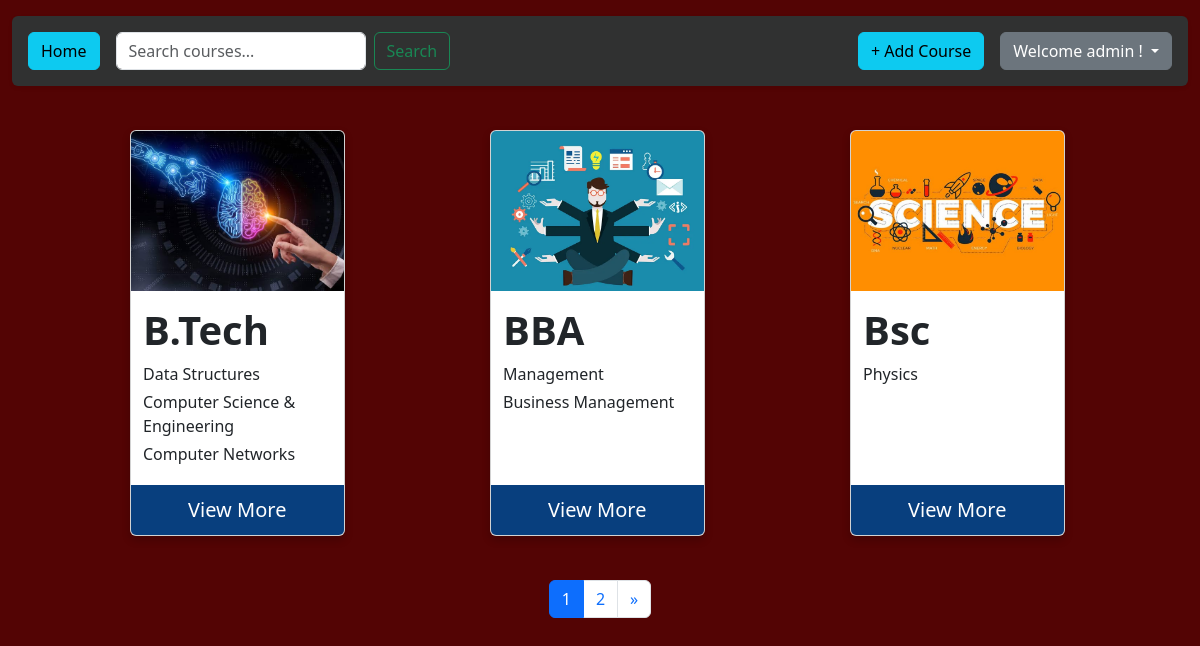
The app's page /courses/ (signed in), older data.
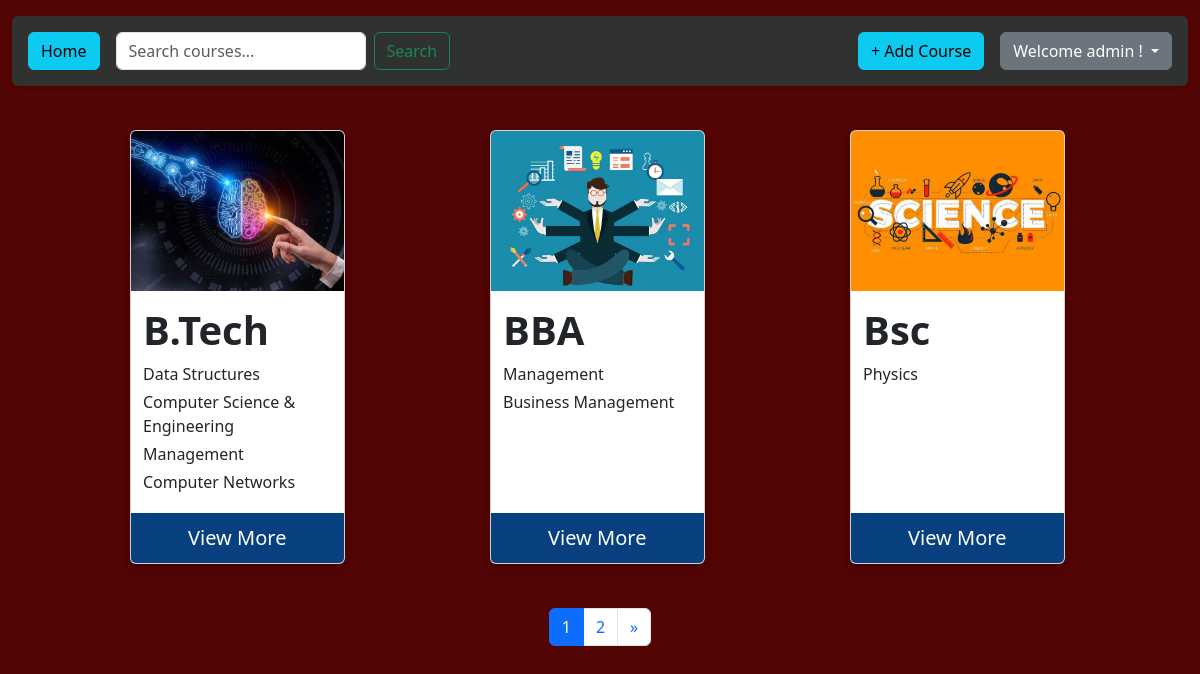
The same page, newer data.
### cards/models.py (models this page shows, shortened)
class Course(models.Model):
    statuschoices=[
         ("active","ACTIVE"),
         ("inactive","INACTIVE")
    ]
    course_name=models.CharField(max_length=50,unique=True)
    subjects=models.ManyToManyField(Subject,related_name="courses")
    image=models.ImageField(upload_to="course/")
    status=models.CharField(
         choices=statuschoices,
         default="active"
    )
    created_at=models.DateTimeField(auto_now_add=True)
    updated_at=models.DateTimeField(auto_now=True)
    description=models.TextField()

class Subject(models.Model):
    subject=models.CharField(max_length=50)
    def __str__(self):
        return f"{self.subject}"

### cards/views.py (the view)
# urls.py: path('courses/',views.courseview,name="courseview"),
@login_required(login_url='/login/')
def courseview(request):
    search_query=request.GET.get('q','')
    if request.user.is_superuser:
        courses=Course.objects.prefetch_related("subjects").all()
    else:
        courses=Course.objects.prefetch_related("subjects").exclude(status="inactive")
    if search_query:
        courses=courses.filter(course_name__startswith=search_query)
    paginator=Paginator(courses,3)
    page_number = request.GET.get("page")
    page_obj = paginator.get_page(page_number)
    if request.method =="POST":
        print(request.POST)
        if 'changepassword' in request.POST:
            form=CourseForm()
            passform=ChangePassword(user=request.user,data=request.POST)
            if passform.is_valid():
                passform.save()
                return JsonResponse({"status":"success"})
            else:
                return JsonResponse({"status":"error","errors":passform.errors},status=400)
        else:
            passform=ChangePassword(user=request.user)
            form=CourseForm(request.POST,request.FILES)
            if form.is_valid():
                form.save()
                return JsonResponse({"status": "success"})
            else:
                return JsonResponse({"status": "error", "errors": form.errors}, status=400)
    else:
        form=CourseForm()
        passform=ChangePassword(user=request.user)
    context={
        "courses":page_obj,
        "form":form,
        "query":search_query,
        "passform":passform
    }
    return render(request,"course.html",context)

### cards/forms.py (shortened to what this page needs)
class CourseForm(forms.ModelForm):
    class Meta:
        model=Course
        fields=["course_name","subjects","image","status","description"]
        error_messages={
            "subjects":{
                "required":"Select atleast 1 subject"
            }
        }
        widgets={
            "course_name":forms.TextInput(attrs={
                "class":"form-control",
                "placeholder":"Enter Course Name"
            }),
            "subjects":forms.CheckboxSelectMultiple(attrs={
                            "class":"form-check-label"
                        }),
            "image":forms.FileInput(attrs={
                            "class":"form-control",
                            'accept': 'image/*'
                        }),
            "status":forms.RadioSelect(attrs={
                            "class":"form-check-label"
                        }),
            "description":forms.Textarea(attrs={
                            "class":"form-control",
                            "placeholder":"Add Description*",
                            "required":True
                        }),
        }

### cards/templates/course.html (shortened to what this page needs)
{% load static %}
<!DOCTYPE html>
<html lang="en">
<head>
    <link rel="stylesheet" href="{% static 'css/style.css' %}">
    <link href="https://cdn.jsdelivr.net/npm/bootstrap@5.3.3/dist/css/bootstrap.min.css" rel="stylesheet">
</head>
<body style="background-color: rgb(83 4 4);">
<div class="container-fluid mt-3">
    <nav class="navbar navbar-expand-lg rounded p-3 mb-4 shadow-sm" style="background-color: #303131;">
        <div class="container-fluid d-flex flex-wrap justify-content-between align-items-center p-0">
            <div class="d-flex align-items-center gap-3">
                <a href="{% url 'courseview'%}">
                    <button type="button" class="btn btn-info explicit">Home</button>
                </a>
                <form method="GET" class="d-flex m-0">
                    <input class="form-control me-2" type="search" name="q" value="{{ query }}" placeholder="Search courses..." style="width: 250px;">
                    <button class="btn btn-outline-success" type="submit">Search</button>
                </form>
            </div>
            <div class="d-flex align-items-center gap-3 mt-3 mt-lg-0">
                {% if user.is_staff or user.is_superuser %}
                <button type="button" class="btn btn-info explicit" data-bs-toggle="modal" data-bs-target="#myModal">
                    + Add Course
                </button>
                {% endif %}
                <div class="dropdown">
                    <button class="btn btn-secondary dropdown-toggle" type="button" data-bs-toggle="dropdown" aria-expanded="false">
                        Welcome {{request.user}} !
                    </button>
                </div>
            </div>
        </div>
    </nav>
</div>
<div class="courses-grid">
    {% for course in courses %}
    <div class="card">
        <img src="{{course.image.url}}" alt="courses-image" style="width:100%">
        <div class="container">
            <h1><b>{{course.course_name}}</b></h1>
            {% for subject in course.subjects.all %}
                <p class="subjects">{{subject.subject}}</p>
            {% endfor %}
        </div>
        <a href="{% url 'coursedetail' course.pk %}" class="btn-wrapper" style="margin-top: auto">
            <button id="explicit">View More</button>
        </a>
    </div>
    {% endfor %}
</div>
<div class="d-flex justify-content-center mt-4 mb-5">
    <nav aria-label="Page navigation">
        <ul class="pagination">
            <li class="page-item active"><a class="page-link" href="?page={{courses.number}}">{{courses.number}}</a></li>
            {% if courses.has_next %}
            <li class="page-item"><a class="page-link" href="?page={{courses.next_page_number}}">{{courses.next_page_number}}</a></li>
            <li class="page-item">
                <a class="page-link" href="?page={{courses.next_page_number}}" aria-label="Next">
                    <span aria-hidden="true">&raquo;</span>
                </a>
            </li>
            {% endif %}
        </ul>
    </nav>
</div>
</body>
</html>

Row changes from the older to the newer data that the page shows:
changed Course "B.Tech": gains Subject (subject "Management")
